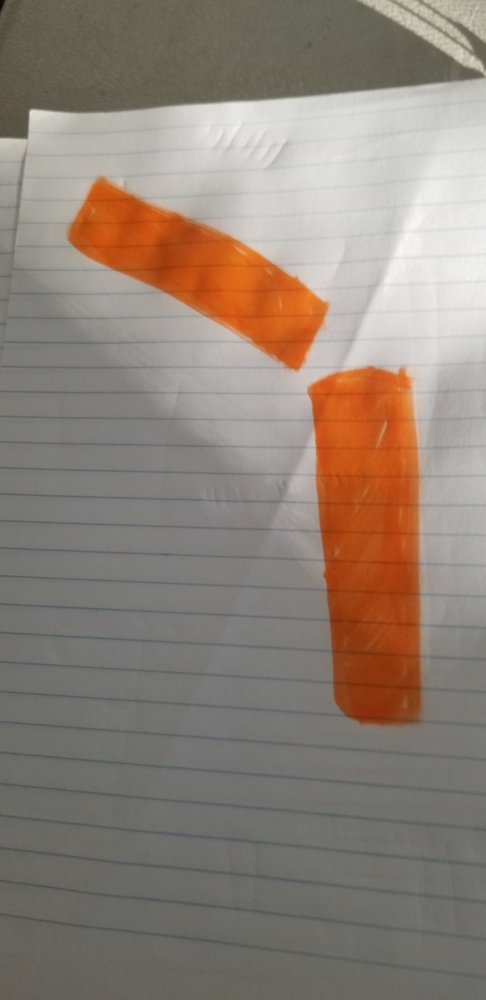
#> input picture cv/pathdraw.png.jpg, 486 x 1000 px, shrunk from 1960 x 4032 before the run, given in place of the camera
$ python contours2.py
#> lines starting #> are read from the running program, lines starting #| are printed output that depends on the picture; after the words box and inside, x2 and y2 are one past the last pixel; in counts of white or black regions, pixels touching at a corner belong together
import cv2
import numpy as np

cap = cv2.VideoCapture(0)

while(1):

    #frame = cv2.imread('test.png')
    _, frame = cap.read()
#> frame is the input picture: shape (1000, 486, 3); mean B, G, R 119.6, 130.3, 143.1

    hsv = cv2.cvtColor(frame, cv2.COLOR_BGR2HSV)
#> hsv: shape (1000, 486, 3); mean H, S, V 25, 37.4, 143.3

    lower_orange = np.array([5, 50, 50],np.uint8)
    upper_orange = np.array([15, 255, 255],np.uint8)

    mask = cv2.inRange(hsv, lower_orange, upper_orange)
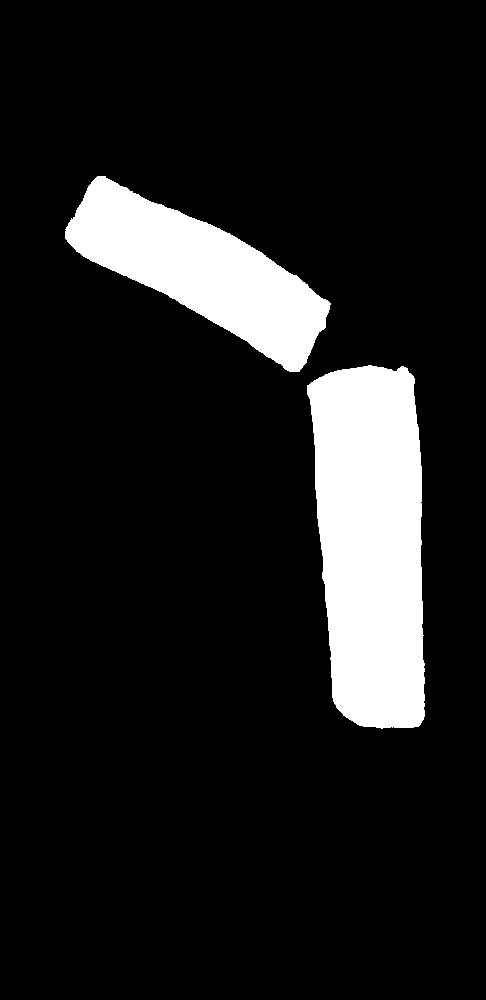
#> mask: shape (1000, 486); 11.8% white; 2 white regions
    res = cv2.bitwise_and(frame,frame, mask= mask)
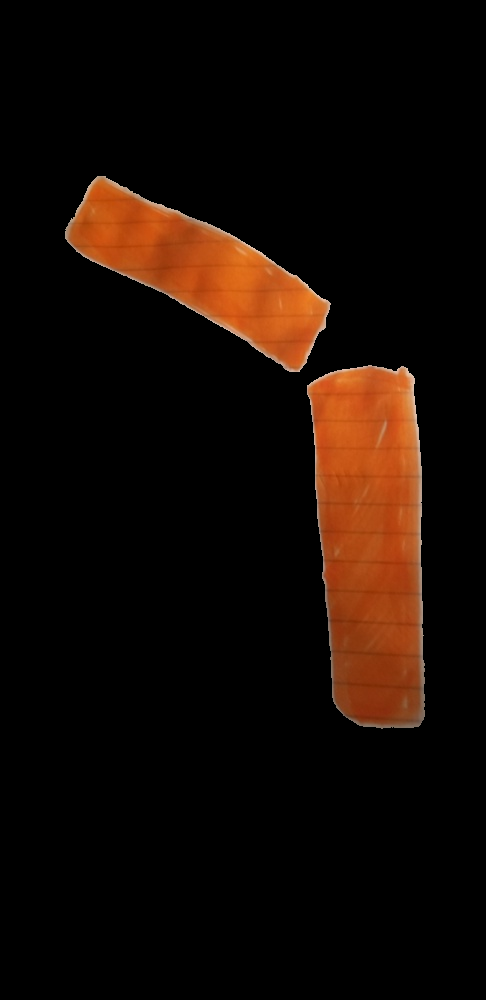
#> res: shape (1000, 486, 3); mean B, G, R 4, 10.1, 21.5

    #cv2.imshow('frame',frame)
    #cv2.imshow('mask',mask)
    #cv2.imshow('res',res)

    ret, thresh = cv2.threshold(mask, 127, 255, 0)
    contours, hierarchy = cv2.findContours(thresh, cv2.RETR_TREE, cv2.CHAIN_APPROX_SIMPLE)
#> contours = 2 contours; box (x1, y1, x2, y2) and area: (307, 365, 425, 729) 34930, (65, 176, 331, 372) 21881

    #x,y,w,h = cv2.boundingRect(cnt[0])
    #cv2.rectangle(thresh,(x,y),(x+w,y+h),(0,255,0),2)
    #cv2.imshow('cnt',thresh)

    contours_poly = [None]*len(contours)
#> contours_poly = 2 items
    boundRect = [None]*len(contours)
#> boundRect = 2 items
    centers = [None]*len(contours)
#> centers = 2 items
    radius = [None]*len(contours)
#> radius = 2 items
    for i, c in enumerate(contours):
        contours_poly[i] = cv2.approxPolyDP(c, 3, True)
        boundRect[i] = cv2.boundingRect(contours_poly[i])
        centers[i], radius[i] = cv2.minEnclosingCircle(contours_poly[i])
#> this loop made 2 passes
#> after the loop, boundRect = [(307, 365, 118, 362), (65, 176, 266, 196)]; centers = [(380.9, 547.2), (198, 273.5)]; contours_poly = 2 contours; box (x1, y1, x2, y2) and area: (307, 365, 425, 727) 35025, (65, 176, 331, 372) 21690; radius = [182.6, 140.4]
    min_length = 150
    max_width = 150
    for i in range(len(contours)):
        color = (255,255,0)
        cv2.drawContours(thresh, contours_poly, i, color)
        if((boundRect[i][2] < max_width) and (boundRect[i][3] > min_length)):
            cv2.rectangle(thresh, (int(boundRect[i][0]), int(boundRect[i][1])), \
          (int(boundRect[i][0]+boundRect[i][2]), int(boundRect[i][1]+boundRect[i][3])), color, 2)
            #cv2.circle(thresh, (int(centers[i][0]), int(centers[i][1])), int(radius[i]), color, 2)
            print('Cnt %d, x1 %d , y1 %d, x2 %d, y2 %d' % (i, int(boundRect[i][0]), int(boundRect[i][1]), int(boundRect[i][0]+boundRect[i][2]), int(boundRect[i][1]+boundRect[i][3])))
#> this loop made 2 passes
#> color on passes 1 to 2: (255, 255, 0), (255, 255, 0)
#| Cnt 0, x1 307 , y1 365, x2 425, y2 727
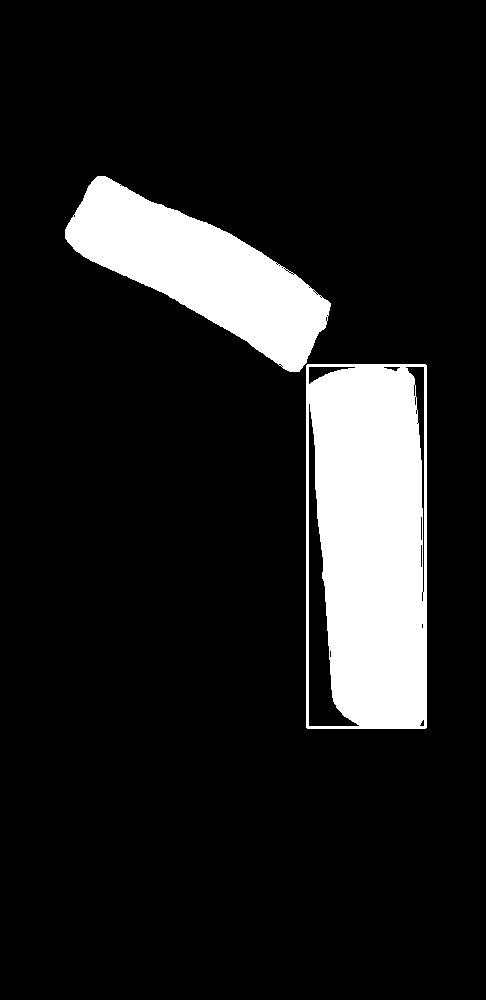
#> thresh: shape (1000, 486); 12.5% white; 2 white regions, box (x1, y1, x2, y2) and area: (306, 364, 427, 729) 38393, (65, 176, 331, 372) 22294

    cv2.imshow('Contours', thresh)
    k = cv2.waitKey(5) & 0xFF
#> (key Esc is pressed here)
    if k == 27:
        break

cv2.destroyAllWindows()
cap.release()
